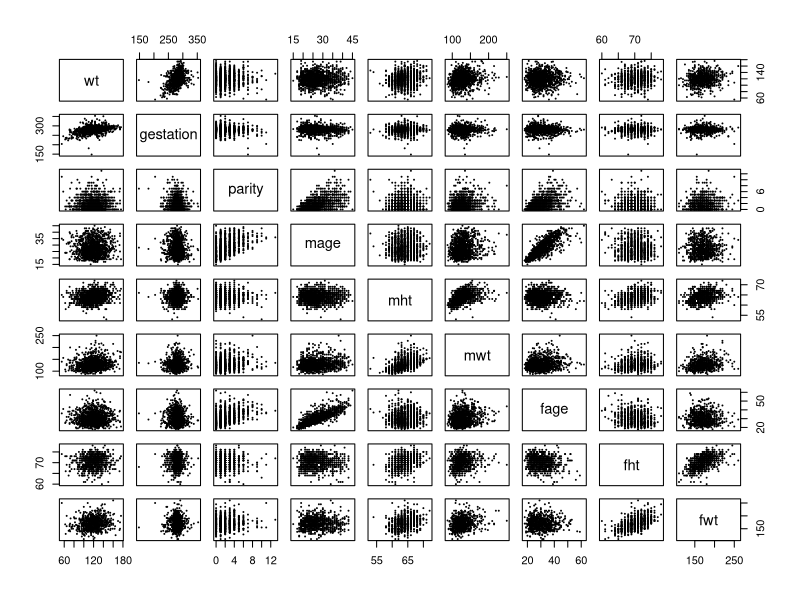

The R script that drew this image: (Note: this script raises an error after producing the figure.)
## ---- chunk 1
knitr::opts_chunk$set(echo = TRUE)
## ---- chunk 2
library(mice)

# read in data
births.raw = read.csv("chds_births.csv")
## ---- chunk 3
head(births.raw, 10)
summary(births.raw)

# Validating marital
births.raw$marital[!births.raw$marital %in% c(1:5)] = NA
## ---- chunk 4
categoricals = c('meth', 'feth', 'med', 'fed', 'marital', 'income', 'smoke', 'time', 'number')#, 'parity', 'mht', 'fht')
continuous = names(births.raw)[! names(births.raw) %in% categoricals]

# Categorize meth
meth.categories = c(rep('Caucasian', 6), 'Mexican', 'African-American', 'Asian', 'Mixed', 'Other')
for (i in 1:length(meth.categories)) {
  births.raw$meth[births.raw$meth == i-1] = meth.categories[i]
  births.raw$feth[births.raw$feth == i-1] = meth.categories[i]
}
births.raw$meth = as.factor(births.raw$meth)
births.raw$feth = as.factor(births.raw$feth)

# Categorize med
med.categories = c('elementary school', 'middle school', 'high school', 'high school + trade school', 'high school + some college', 'college graduate', 'trade school', 'high school unclear')
for (i in 1:length(med.categories)) {
  births.raw$med[births.raw$med == i-1] = med.categories[i]
  births.raw$fed[births.raw$fed == i-1] = med.categories[i]
}
births.raw$med = as.factor(births.raw$med)
births.raw$fed = as.factor(births.raw$fed)

# Categorize marital
marital.categories = c('married', 'legally separated', 'divorced', 'widowed', 'never married')
for (i in 1:length(marital.categories)) {
  births.raw$marital[births.raw$marital == i] = marital.categories[i]
}
births.raw$marital = as.factor(births.raw$marital)

# Categorize income
income.categories = c('under 2500', '2500-4999', '5000-7499', '7500-9999', '10000-12499', '12500-14999', '15000-17499', '17500-19999', '20000-22499', 'over 22500')
for (i in 1:length(income.categories)) {
  births.raw$income[births.raw$income == i-1] = income.categories[i]
}
births.raw$income = as.factor(births.raw$income)

# Categorize smoke
smoke.categories = c('never', 'smokes now', 'until pregnancy', 'used to, not anymore')
for (i in 1:length(smoke.categories)) {
  births.raw$smoke[births.raw$smoke == i-1] = smoke.categories[i]
}
births.raw$smoke = as.factor(births.raw$smoke)

# Categorize time
time.categories = c('never or more than 10 years', 'still smokes', 'during pregnancy', 'less than a year', '1-2 years', '2-3 years', '3-4 years', '5-9 years', 'never or more than 10 years', 'quit but don’t know when')
for (i in 1:length(time.categories)) {
  births.raw$time[births.raw$time == i-1] = time.categories[i]
}
births.raw$time = as.factor(births.raw$time)

# Categorize number
number.categories = c('never smoked', '1-4', '5-9', '10-14', '15-19', '20-29', '30-39', '40-60', 'more than 60', 'smoked but don’t know how much')
for (i in 1:length(number.categories)) {
  births.raw$number[births.raw$number == i-1] = number.categories[i]
}
births.raw$number = as.factor(births.raw$number)

births.raw$smoke = NULL
summary(births.raw)
## ---- chunk 5
births.raw.cont = births.raw[ , ! names(births.raw) %in% categoricals]
summary(births.raw.cont)
pairs(births.raw.cont, cex = 0.2)
## ---- chunk 6
proportion <- sapply(births.raw, function(x) { sum(is.na(x))*100/nrow(births.raw) })
proportion

# births.reduced <- births.raw.cont[, !names(births.raw) %in% c('fht', 'fwt')]

births.mice <- mice(births.raw, method = "cart", seed = 1)
births.clean <- complete(births.mice)
summary(births.clean)
anyNA(births.clean)
## ---- chunk 7
M0 <- lm(wt ~ 1, data = births.clean) # initial model
Mfull <- lm(wt ~ (. - number - time - fed - med - feth - meth - marital)^2 + number + time + fed + med + feth + meth + marital+
              I(gestation^2) + I(parity^2) + I(mage^2) + I(mht^2) + 
              I(mwt^2) + I(fage^2) + I(fht^2) + I(fwt^2), data = births.clean) # full model
Mstart <- lm(wt ~ ., data = births.clean) # start model
## ---- chunk 8
beta.max <- coef(Mfull)
names(beta.max)[is.na(beta.max)]
## ---- chunk 9
# forward selection
Mfwd <- step(object = M0,
             scope = list(lower = M0, upper = Mfull),
             direction = "forward",
             trace = FALSE)
## ---- chunk 10
# backward elimination
Mback <- step(object = Mfull, 
              scope = list(lower = M0, upper = Mfull),
              direction = "backward", 
              trace = FALSE)
## ---- chunk 11
# stepwise selection
Mstep <- step(object = Mstart, 
              scope = list(lower = M0, upper = Mfull),
              direction = "both", 
              trace = FALSE)
## ---- chunk 12
# models to compare
M1 <- Mfwd
M2 <- Mstep
# Cross-validation setup
nreps <- 2e3 # number of replications
ntot <- nrow(births.clean) # total number of observations
ntrain <- floor(ntot * 0.7) # size of training set
ntest <- ntot-ntrain # size of test set
mspe1 <- rep(NA, nreps) # sum-of-square errors for each CV replication
mspe2 <- rep(NA, nreps)
logLambda <- rep(NA, nreps) # log-likelihod ratio statistic for each replication
system.time({
  for(ii in 1:nreps) {
    if(ii%%200 == 0) message("ii = ", ii)
    # randomly select training observations
    train.ind <- sample(ntot, ntrain) # training observations
    # refit the models on the subset of training data; ?update for details!
    M1.cv <- update(M1, subset = train.ind)
    M2.cv <- update(M2, subset = train.ind)
    # out-of-sample residuals for both models
    # that is, testing data - predictions with training parameters
    M1.res <- births.clean$wt[-train.ind] -
              predict(M1.cv, newdata = births.clean[-train.ind,])
    M2.res <- births.clean$wt[-train.ind] -
              predict(M2.cv, newdata = births.clean[-train.ind,])
    # mean-square prediction errors
    mspe1[ii] <- mean(M1.res^2)
    mspe2[ii] <- mean(M2.res^2)
    # out-of-sample likelihood ratio
    M1.sigma <- sqrt(sum(resid(M1.cv)^2)/ntrain) # MLE of sigma
    M2.sigma <- sqrt(sum(resid(M2.cv)^2)/ntrain)
    # since res = y - pred, dnorm(y, pred, sd) = dnorm(res, 0, sd)
    logLambda[ii] <- sum(dnorm(M1.res, mean = 0, sd = M1.sigma, log = TRUE))
    logLambda[ii] <- logLambda[ii] -
                     sum(dnorm(M2.res, mean = 0, sd = M2.sigma, log = TRUE))
  }
})
## ---- chunk 13
    # code for generating proper testset
    test.ind = c()
    trainset = births.clean[0,]
    while (length(test.ind) < ntest) {
      id = sample(ntot, 1)
      notIncluded = FALSE
      for (name in names(births.clean[id,])) {
        if (!eval(parse(text = paste('births.clean[id,]$',`name`,sep = ''))) %in% eval(parse(text = paste('trainset$',`name`,sep = '')))) {
          notIncluded = TRUE
          break
        }
      }
      if (notIncluded) {
        trainset[length(trainset$wt)+1,] = births.clean[id,]
      } else {
        test.ind[length(test.ind)+1] = id
      }
    }
    train.ind = c(1:ntot)[-test.ind]
    
    # alternative
    exclude = c("meth", "mage", "med", "fage", "fed", "marital", "income")
    M1.res <- births.clean$wt[-train.ind] -
              predict(M1.cv, newdata = births.clean[!names(births.clean) %in% exclude][-train.ind,])
## ---- chunk 14
# plot rMSPE and out-of-sample log(Lambda)
par(mfrow = c(1,2))
par(mar = c(4.5, 4.5, .1, .1))
boxplot(x = list(sqrt(mspe1), sqrt(mspe2)), names = expression(M[FWD], M[STEP]), cex = .7,
        ylab = expression(sqrt(MSPE)), col = c("yellow", "orange"))
hist(logLambda, breaks = 50, freq = FALSE,
     xlab = expression(Lambda^{test}),
     main = "", cex = .7)
abline(v = mean(logLambda), col = "red") # average value
## ---- chunk 15
#Press Statistic
calPress <- function(M){
  press <- resid(M)/(1-hatvalues(M))
  press <- sum(press^2)
  return(press)
}

press1 <- calPress(M1);
press2 <- calPress(M2);
## ---- chunk 16
# AIC Statistic for M1
AIC1 <- AIC(M1)

#AIC Statistic for M2
AIC2 <- AIC(M2)
## ---- chunk 17
summary(Mfwd)
summary(Mback)
summary(Mstep)
## ---- chunk 18

# function for drawing studendized residual plots 
StuResPlot <- function(M) {
  cex <- .8
  res <- residuals(M)
  h <- hatvalues(M)  # Hat matrix
  sigma.hat <- sigma(M)
  res.stu <- resid(M)/sqrt(1-h) # studentized residuals, but on the data scale
  y.hat <- predict(M)
  par(mar = c(4,4,.1,.1))
  plot(y.hat, res, pch = 21, bg = "black", cex = cex, cex.axis = cex,
        xlab = "Predicted Birth Weight",
        ylab = "Residual Birth Weight",
        abline(h = mean(res), col = "blue"))
  points(y.hat, res.stu, pch = 21, bg = "red", cex = cex)
  legend(x = "bottomleft", c("Residuals", "Studentized Residuals"),
        pch = 21, pt.bg = c("black", "red"), pt.cex = cex, cex = cex)
}

# function for drawing standardized residual plots
StaResPlot <- function(M) {
  cex <- .8
  res <- residuals(M) # Hat matrix
  h <- hatvalues(M)
  sigma.hat <- sigma(M)
  par(mar = c(4,4,.1,.1))
  hist(res/sigma.hat, breaks = 50, freq = FALSE, cex.axis = cex,
  xlab = "Standardized Residual", main = "")
  curve(dnorm(x), col = "red", add = TRUE)
  abline(v = mean(res/sigma.hat), col = "green")
}

#function for drawing QQ plots
QQPlot <- function(M) {
  res <- residuals(M)
  h <- hatvalues(M)
  qqnorm(res/sigma(M))
  abline(a=0, b=1, col = "red") #add 45 degree line
  # head(res.stu1)
}


# studendized residual for forward selection model:
StuResPlot(Mfwd)

# studendized residual for backward elimination model:
StuResPlot(Mback)

# studentdized residual for stepwise selection model:
StuResPlot(Mstep)

# standardized residual for forward selection model:
StaResPlot(Mfwd)

# standardized residual for backward elimination model:
StaResPlot(Mback)

# standardized residual for stepwise selection model:
StaResPlot(Mstep)

# QQ-plot for forward selection model:
QQPlot(Mfwd)

# QQ-plot for backward selection model:
QQPlot(Mback)

# QQ-plot for stepwise selection model:
QQPlot(Mstep)
## ---- chunk 19
# function to produce leverage and influence plots
LeverageInfluence <- function(M) {
  y.hat <- predict(M) # predicted values
  sigma.hat <- sigma(M)
  res <- resid(M) # original residuals$
  res.sta <- res/sigma.hat # standardized residuals

  # compute leverages
  h <- hatvalues(M) # hat matrix
  res.stu <- res.sta/sqrt(1-h) # studentized residuals
  
  # PRESS residuals
  press <- res/(1-h)
  
  
  # DFFITS residuals
  dfts <- dffits(M)
  
  # standardize each of these such that they are identical at the average
  # leverage value
  p <- length(coef(M))
  n <- nobs(M)
  hbar <- p/n # average leverage
  res.stu <- res.stu*sqrt(1 - hbar) # at h = hbar, res.stu = res.sta
  press <- press*(1 - hbar)/sigma.hat # at h = hbar, press = res.sta
  dfts <- dfts*(1 - hbar)/sqrt(hbar) # at h = hbar, dfts = res.sta
  
  # plot all residuals
  par(mfrow = c(1,2), mar = c(4,4,.1,.1))
  cex <- .8
  plot(y.hat, rep(0, length(y.hat)), 
       type = "n", # empty plot to get the axis range
       ylim = range(res.sta, res.stu, press, dfts), 
       cex.axis = cex, 
       xlab = "Predicted Values", 
       ylab = "Residuals")
  
  # dotted line connecting each observations residuals for better visibility
  segments(x0 = y.hat, 
           y0 = pmin(res.sta, res.stu, press, dfts), 
           y1 = pmax(res.sta, res.stu, press, dfts), 
           lty = 2)
  points(y.hat, res.sta, pch = 21, bg = "black", cex = cex)
  points(y.hat, res.stu, pch = 21, bg = "blue", cex = cex)
  points(y.hat, press, pch = 21, bg = "red", cex = cex)
  points(y.hat, dfts, pch = 21, bg = "orange", cex = cex)
  
  # against leverages
  plot(h, rep(0, length(y.hat)), 
       type = "n", 
       cex.axis = cex,
       ylim = range(res.sta, res.stu, press, dfts), 
       xlab = "Leverages", ylab = "Residuals")
  
  segments(x0 = h,
          y0 = pmin(res.sta, res.stu, press, dfts), 
          y1 = pmax(res.sta, res.stu, press, dfts), 
          lty = 2)
  points(h, res.sta, pch = 21, bg = "black", cex = cex)
  points(h, res.stu, pch = 21, bg = "blue", cex = cex)
  points(h, press, pch = 21, bg = "red", cex = cex)
  points(h, dfts, pch = 21, bg = "orange", cex = cex)
  abline(v = hbar, col = "grey60", lty = 2)
  
  # cook's distance vs. leverage
  D <- cooks.distance(M)
  
  # flag some of the points
  infl.ind <- which.max(D) # top influence point
  lev.ind <- h > 2*hbar # leverage more than 2x the average
  clrs <- rep("black", len = n)
  clrs[lev.ind] <- "blue"
  clrs[infl.ind] <- "red"
  par(mfrow = c(1,1), mar = c(4,4,1,1))
  cex <- .8
  plot(h, D, xlab = "Leverage", ylab = "Cook's Influence Measure",
  pch = 21, bg = clrs, cex = cex, cex.axis = cex)
  p <- length(coef(M))
  n <- nrow(births.clean)
  hbar <- p/n # average leverage
  abline(v = 2*hbar, col = "grey60", lty = 2) # 2x average leverage
  return(c(infl.ind, D[infl.ind]))
}


# leverage influence for forward selection model:
LeverageInfluence(Mfwd)
LeverageInfluence(Mback)
## ---- chunk 20
M1 = Mfwd
M2 = Mstep
X <- model.matrix(M1)
C <- cor(X) # correlation matrix
vif1 <- diag(solve(C))
vif1
X <- model.matrix(M2)
C <- cor(X) # correlation matrix
vif2 <- diag(solve(C))
vif2
## ---- chunk 21
M <- with(births.clean,expr ={
   log.wt <- log(births.clean$wt)
   log.gestation <- log(births.clean$gestation)
   log.parity <- log(births.clean$parity)
   log.mage <- log(births.clean$mage)
   log.mgt <- log(births.clean$mht)
   log.mwt <- log(births.clean$mwt)
   log.fage <- log(births.clean$fage)
   log.fht <- log(births.clean$fht)
   log.fwt <-log(births.clean$fwt)
   lm(log.wt ~ log.gestation + log.parity + log.mage + log.mgt + log.mwt + log.fage + log.fht + log.fwt + meth + feth + med + fed + marital + income + smoke + time + number)
    } )


coef(M)# coefficients


plot(predict(M),resid(M),
     xlab = "Predicted Log-Infant Mortality",ylab = "Residual Log-Infant Mortality")
